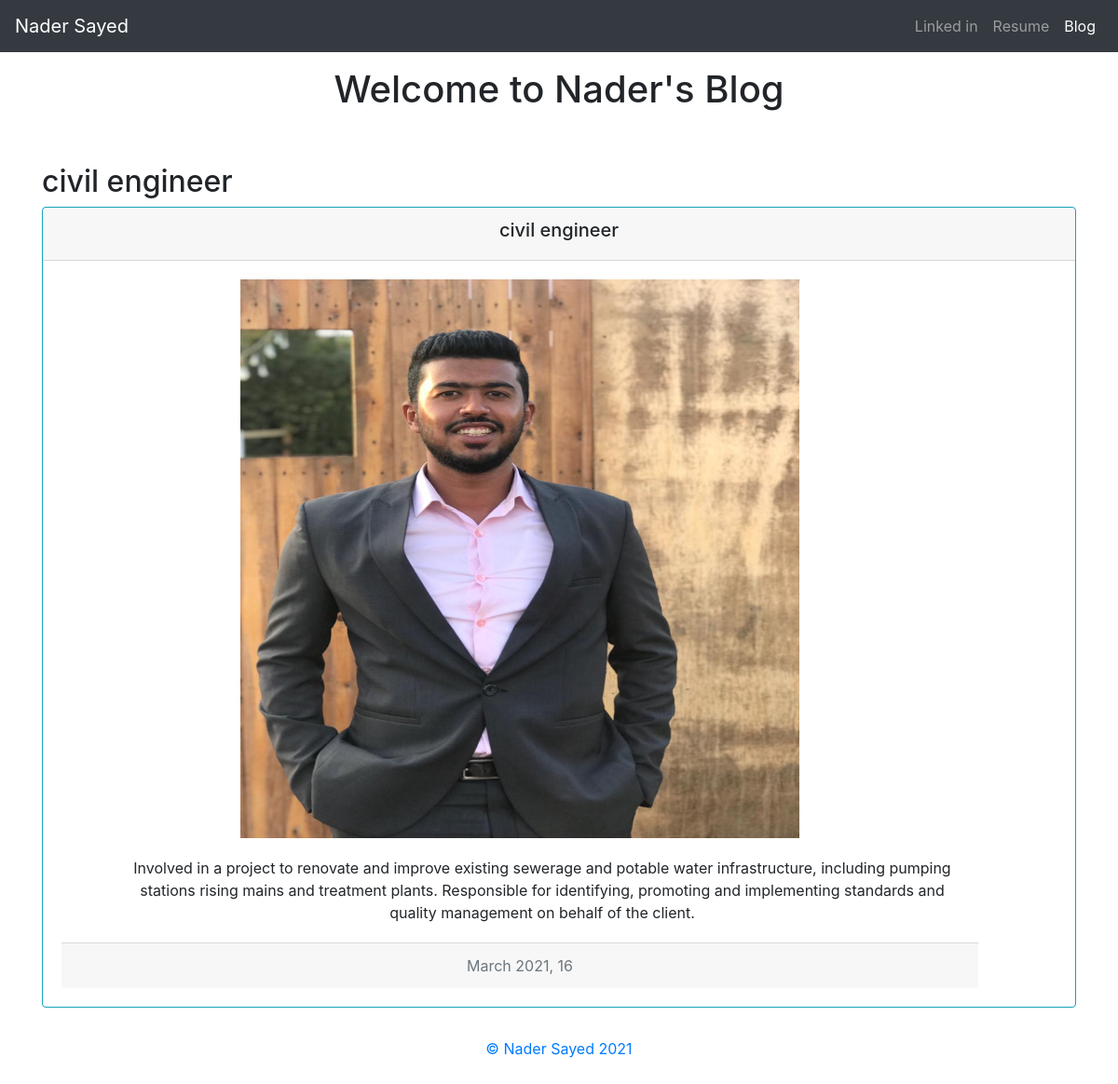
/blog/civil-engineer/, run on the app's committed database.
### blog/models.py (models this page shows, shortened)
class post(models.Model):
    tittle = models.CharField(max_length=100)
    date_published = models.DateTimeField()
    body_text = models.TextField(max_length=1000)
    image = models.ImageField(upload_to=image_upload)
    slug = models.SlugField(null=True, blank=True)

### blog/views.py (the view)
# urls.py: path('<str:slug>/', post_detail, name='detailed_post')
def post_detail(request, slug):
    post_details = post.objects.get(slug=slug)
    return render(request, "blog/post_details.html", {"post": post_details})

### blog/templates/blog/post_details.html (shortened to what this page needs)
{%  extends 'base.html' %}
{% load static %}
{% load bootstrap4 %}
{% block content %}
<div class="container">
    <h1 class="text-center pt-3">Welcome to Nader's Blog</h1><br /><br />
    <h2>{{post.tittle}}</h2>
    <div class="card text-center border-info mb-3">
        <div class="card-header">
          <h5>{{ post.tittle }}</h5>
        </div>
        <div class="card-body" style="max-width: 1024px;">
            <div class="row no-gutters">
              <div class="" >
                  <div class="card-img-top" >
                <img  src="{{ post.image.url }}" alt="Card image" height="600" width="600">
              </div>
                  <div class="col-md-24 pl-5">
                <div class="card-body">
                  <p class="card-text">{{ post.body_text  }}</p>
                </div>
              </div>
          </div>
        </div>
        <div class="card-footer text-muted">
          {{ post.date_published|date:"F Y, d" }}
        </div>
      </div>
</div>
    </div>
{% endblock content%}

### blog/templates/blog/post_details.html (style rules this page uses)
.card-img-top { width: 100%; height: 35w; }

### data on the page
post: tittle "civil engineer", image (picture), body_text "Involved in a project to renovate and improve existing sewerage and potable water infrastructure, including pumping stations rising mains and treatment plants. Responsible for identifying, promoting and implementing standards and quality management on behalf of the client.", date_published "March 2021, 16"
